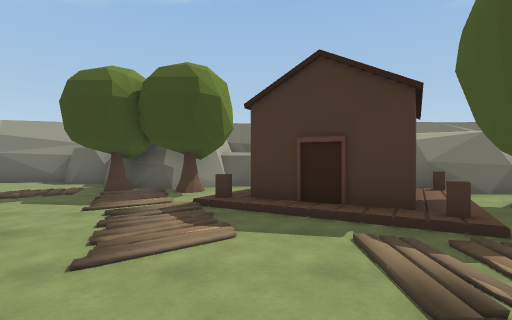
View 1 (above)

17 first-person views from a walk through a scene from a Unity 3-D project. The camera is 1.5 m above the floor, looks level and sees 85° across. The floor is counted in squares, 2 m on a side. Each view is taken from the middle of a square. On the plan, view 1 faces up. The plan holds only what a view shows up to about 10 squares ahead; the rest is blank. The place goes on beyond the plan. The player is left out.

View 2
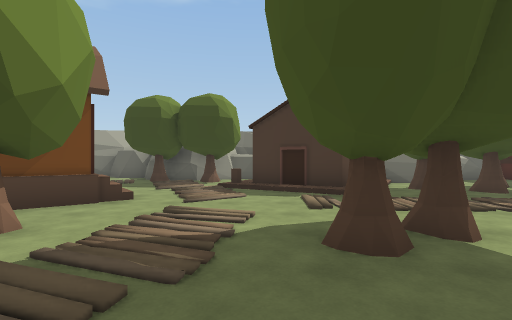

View 3
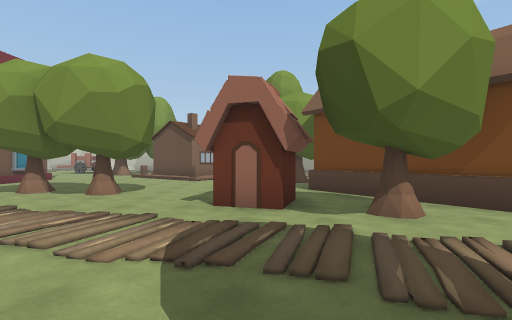

View 4
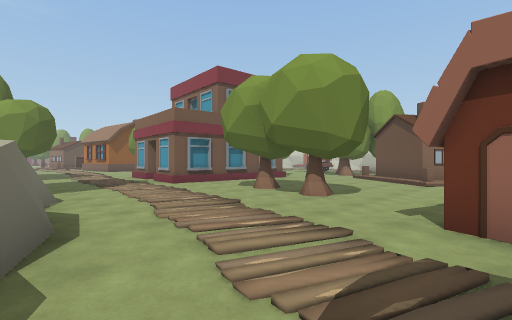

View 5
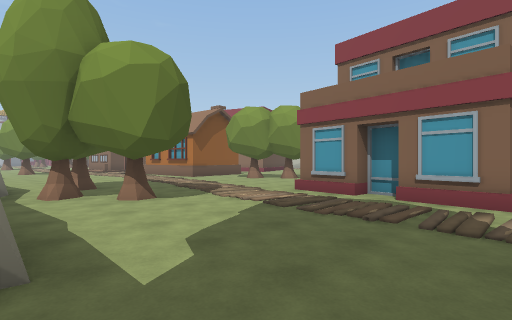

View 6
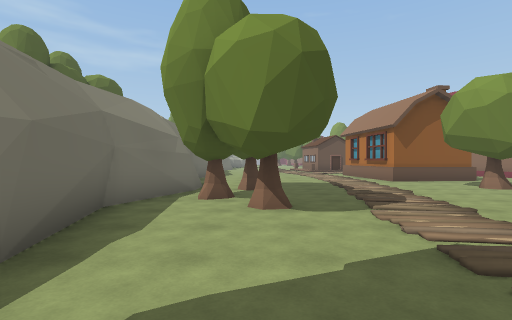

View 7
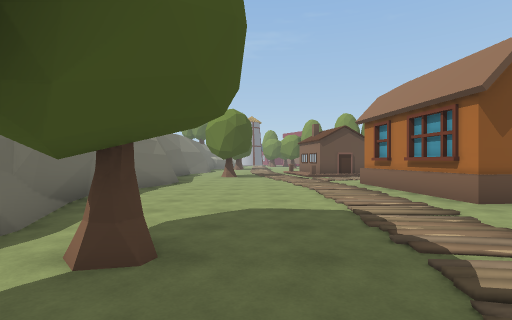

View 8
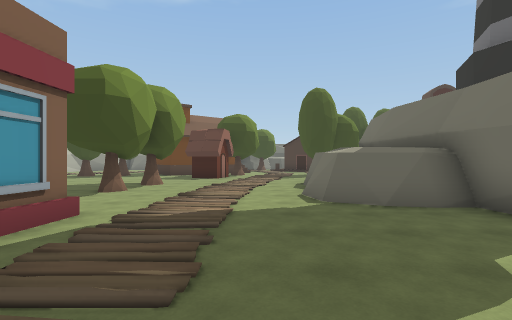

View 9
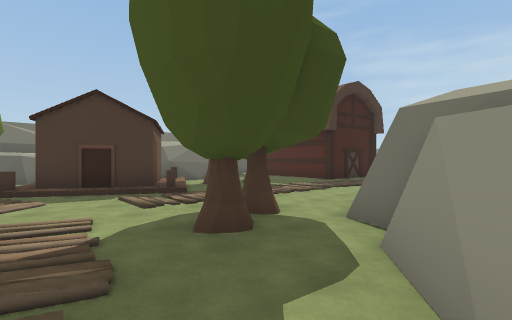

View 10
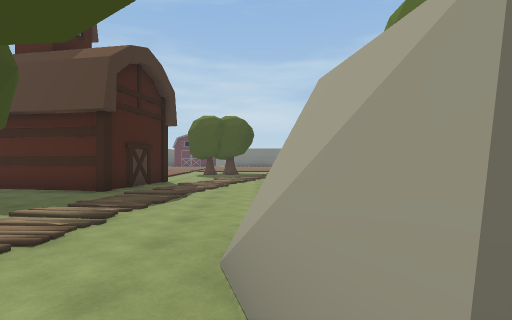

View 11
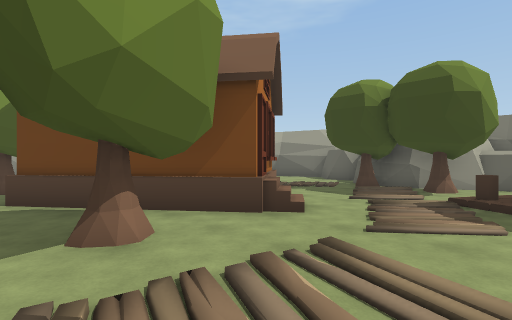

View 12
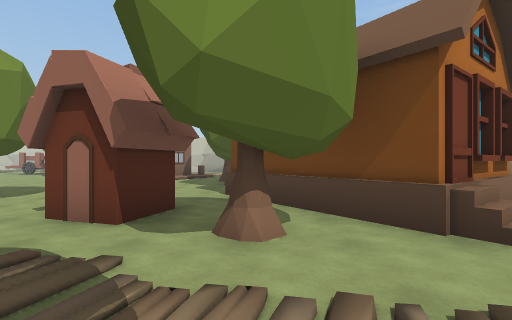

View 13
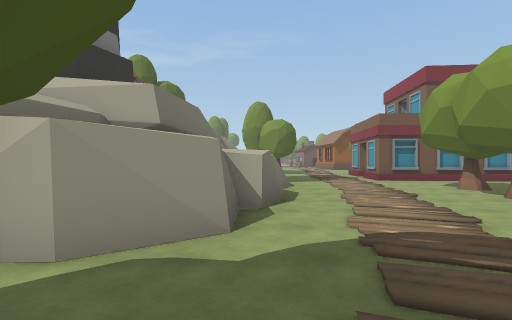

View 14
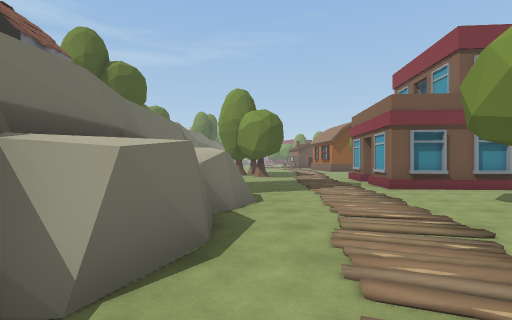

View 15
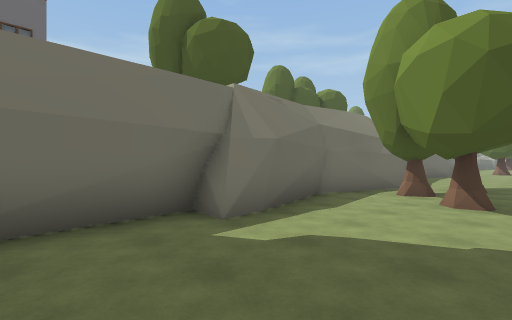

View 16
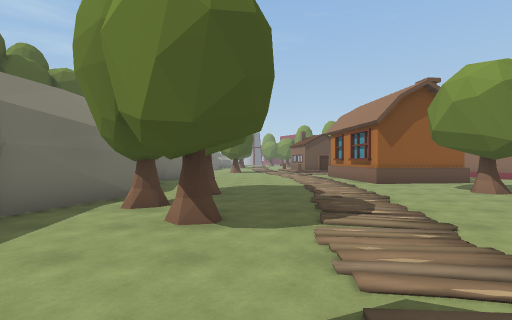

View 17
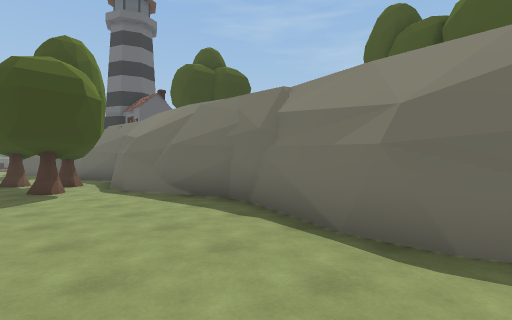

### Floor plan
Key: @ floor where view 1 was taken; # wall or solid block; . main floor; : floor 0.25 m higher than the main floor; = window, fence, low wall or low ledge; O other object.
Columns run from 6 left of view 1 to 12 right of it. Each row starts with its distance up from view 1.
  8  =#####
  7   OOOO.   ###
  6   ....O  OO##  #
  5    ..OOO O...O.#
  4  OO....OO:OOO..#
  3   #O....O......##
  2    O............##.
  1  #OO...............
  0 OO.O..@OO..........
 -1 O.O......###=......
 -2   OO....##
 -3  .O....##
 -4  ......#
 -5  O....O#
 -6  O....O
 -7 OO....#
 -8  .....#
 -9  .....###
-10 ##......#
-11  #......#
-12  #......#
-13  #.....##
-14  #.....##
-15   ...O..#
-16  ....O..#
-17  .....O##
-18  ....O.#
-19  ......#
-20  ......##
-21 #.......#
-22 #.......#
-23 # ......#
-24 #O.....##
-25 OO.....#
-26   .....#

Positions as (right, up) in squares from view 1, and headings:
1: (0, 0), facing up
2: (0, -3), facing up
3: (1, -2), facing left
4: (0, -2), facing down-left
5: (1, -10), facing down-left
6: (-1, -11), facing down
7: (-2, -16), facing down
8: (-2, -14), facing up
9: (-1, -3), facing up-right
10: (2, -1), facing right
11: (0, -1), facing up-left
12: (0, 0), facing left
13: (0, 0), facing down
14: (-1, -3), facing down
15: (-2, -10), facing down-right
16: (-2, -12), facing down
17: (-2, -26), facing up-right
